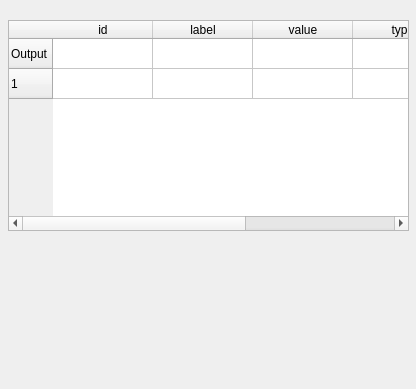
<?xml version="1.0" encoding="UTF-8"?>
<ui version="4.0">
 <class>output</class>
 <widget class="QWidget" name="output">
  <property name="geometry">
   <rect>
    <x>0</x>
    <y>0</y>
    <width>416</width>
    <height>389</height>
   </rect>
  </property>
  <property name="windowTitle">
   <string>output</string>
  </property>
  <widget class="QTableWidget" name="tableWidget">
   <property name="geometry">
    <rect>
     <x>8</x>
     <y>20</y>
     <width>401</width>
     <height>211</height>
    </rect>
   </property>
   <row>
    <property name="text">
     <string>Output</string>
    </property>
   </row>
   <row>
    <property name="text">
     <string>1</string>
    </property>
   </row>
   <column>
    <property name="text">
     <string>id</string>
    </property>
   </column>
   <column>
    <property name="text">
     <string>label</string>
    </property>
   </column>
   <column>
    <property name="text">
     <string>value</string>
    </property>
   </column>
   <column>
    <property name="text">
     <string>type</string>
    </property>
   </column>
   <column>
    <property name="text">
     <string>descision</string>
    </property>
   </column>
  </widget>
 </widget>
 <resources/>
 <connections/>
</ui>
